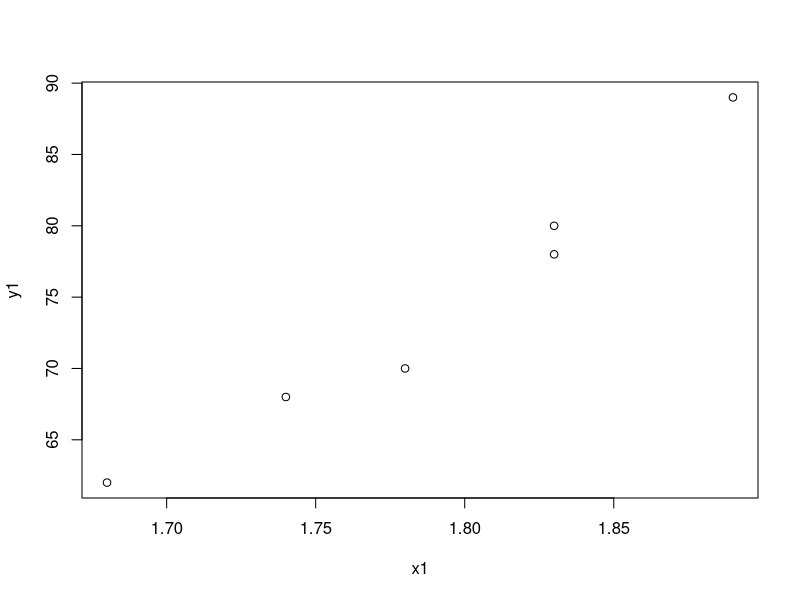
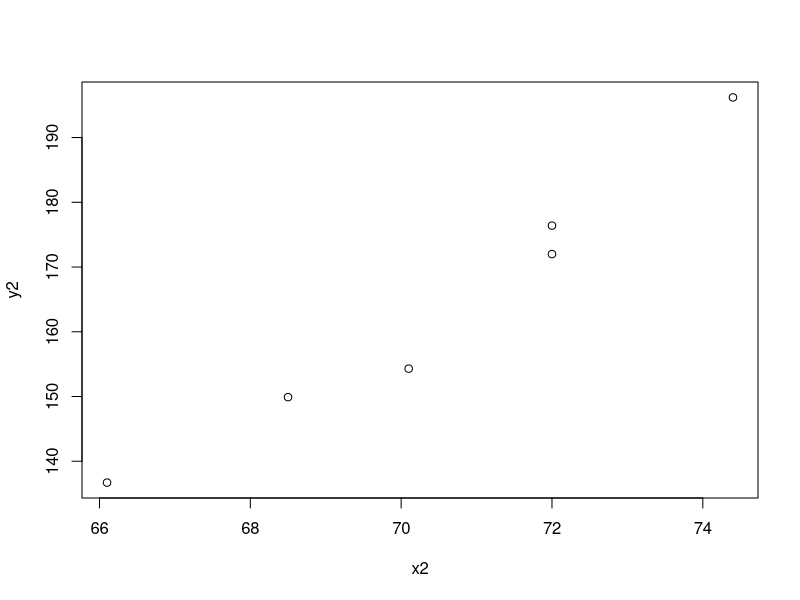
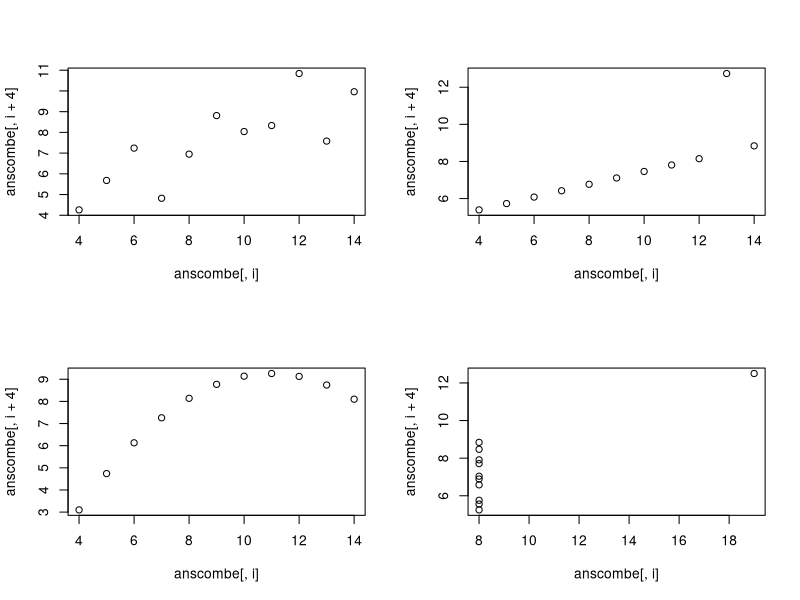
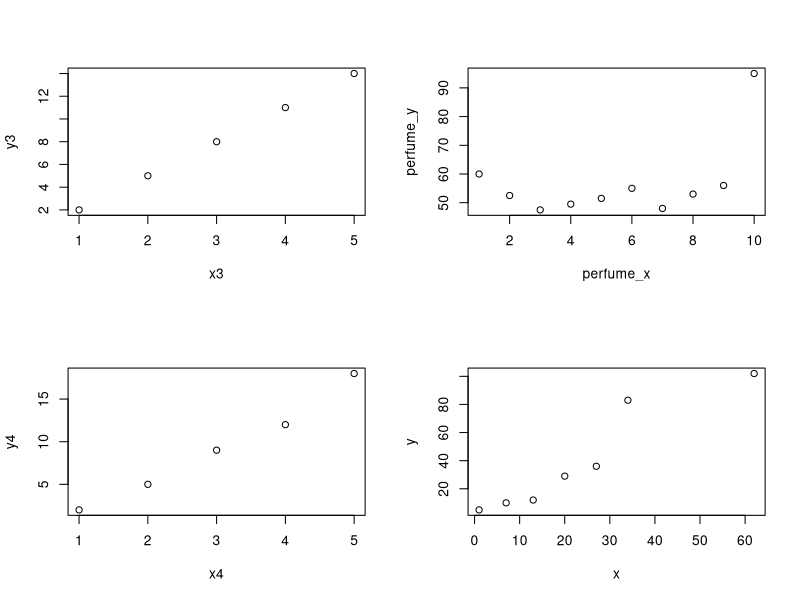

Source code (R) for these figures, in order: (Note: this script raises an error after producing the figures.)
x1<-c(1.74,1.83,1.68,1.89,1.78,1.83)
y1<-c(68,80,62,89,70,78)

x2<-c(68.5,72,74.4,72,70.1,66.1)
y2<-c(149.9,176.4,196.2,172,154.3,136.7)

cov(x1,y1)
cov(x2,y2)
cor(x1,y1)
cor(x2,y2)

plot(x1,y1)
plot(x2,y2)

data("anscombe")
summary(anscombe)
#mesmos valores e mesmas correlação. No entando, se representarmos graficamente, teremos
windows()
layout(matrix(c(1,2,3,4),ncol=2))
for (i in 1:4){
  cat('A correlação entre', colnames(anscombe[i]),
      'e', colnames(anscombe[i+4]), 'é:',
      cor(anscombe[,i], anscombe[,4+i]),'\n')
  plot(anscombe[,i], anscombe[,i+4])
  }

x<-(-3:3)
y<- 2*x+3
z<- x*x
w<-y+rnorm(7,0,4) #criando um ruído com distr normal
cor(x,y)
cor(x,z)
cor(x,w)


#Pearson vs Spearman
x3<-(1:5)
y3<-c(2,5,8,11,14)
x4<-(1:5)
y4<-c(2,5,9,12,18)
cor(x3,y3)
cor(x4,y4)
cor(x3,y3,method = "spearman")
cor(x4,y4,method ="spearman")
plot(x3,y3)
plot(x4,y4)

perfume_x<- c(10,1,2,5,4,3,6,7,9,8)
perfume_y<- c(95,60,52.5,51.5,49.5,47.5,55,48,56,53)
plot(perfume_x, perfume_y)
cor(perfume_x, perfume_y)
cor(perfume_x, perfume_y, method ="spearman")

#Kendall
x_ken<- c(1,2,3,4)
y_ken<- c(0.9,2.7,1.8,2.9)
cor(x_ken, y_ken, method = "kendall")

#Exercício 1 da folhaexercicios2
x<-c(1,7,13,20,27,34,62) #dias - var explicativa
y<-c(5,10,12,29,36,83,102) #comprimento da raiz
plot(x,y)
modelo<-lm(y~x) 
summary(modelo) #R2 = 0.9001
modelo2<-lm(y~0+x) #put b0 = 0 
summary(modelo2) #R2 = 0.9552 - it's better!

'Significa que 90% da variabilidade de y é explicada pelo modelo de 
regressão linear'
cor(x,y)^2 #R2 = cor(x,y)^2 - funciona só na regressão simples
'SST = var(y)*(7-1)
SSE = sum(y-fitted(modelo)^2)
R2 = 1 - SSE/SST
SSR = sum((fitted(modelo)-mean(y))^2)
R2 = SSR/SST'
?lm
fitted(modelo)
residuals(modelo)
confint(modelo, level=0.95)
anova(modelo)
#SSR = 7864.9
#SSE = 872.8
872.8/5
7864.9+872.8 = SST
ET=7864.9/174.6

p_valor = 1-pf(45.056,1,5) 
qqnorm(rstandard(modelo), las=1, pch=19)
qqline(rstandard(modelo)) # Add reference line
#Percebemos que temos dois pontos fora. O fato de ter poucas observações atrapalha
'testar a normalidade dos erros
testar variância constante e média nula'
plot(rstandard(modelo) ~ fitted(modelo), ylab="Standardized residuals", xlab="Fitted values")

#testar independência dos erros
plot(rstandard(modelo))
'
Intervalo de previsão para uma observação futura X=x:
  predict(modelo,new=data.frame(x=c(10)),interval="prediction")

Intervalo de confiança para a média (valor esperado) de Y quando X=x
predict(modelo,data.frame(x=c(10)),interval="confidence")
'